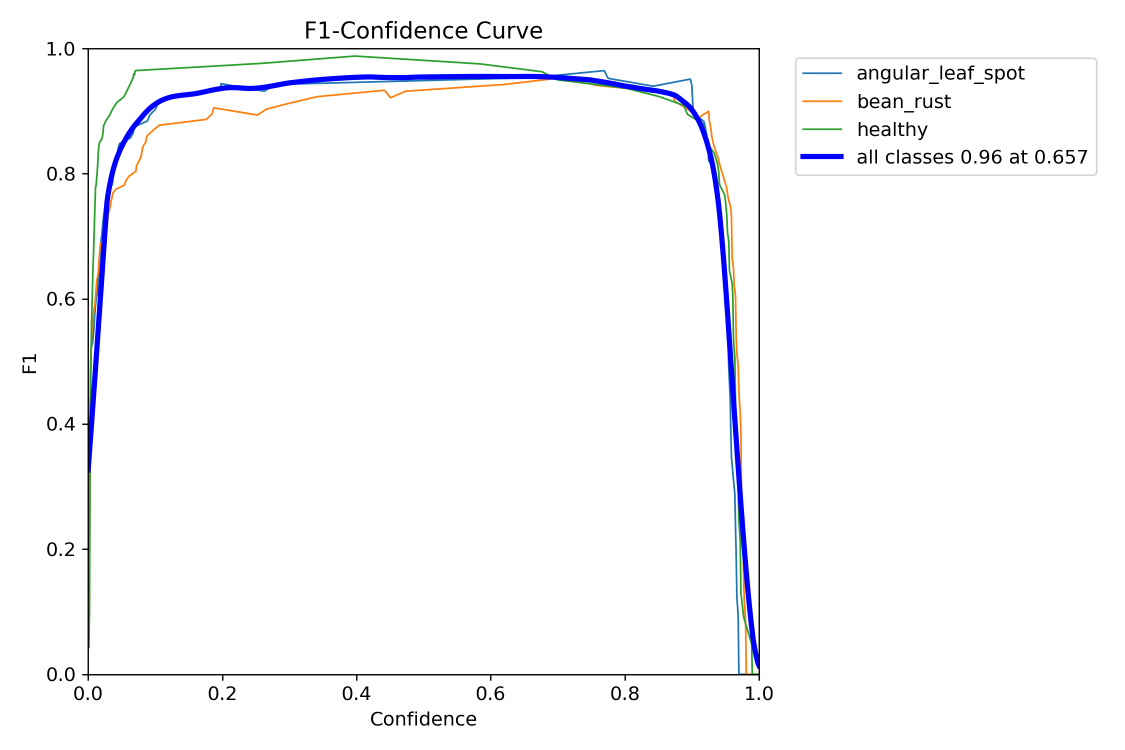
#> input picture runs/detect/val/F1_curve.png, 2250 x 1500 px (shown at 1/2 size)
$ python -i preprocess.py   (imports and definitions only)
#> lines starting #> are read from the running program, lines starting #| are printed output that depends on the picture
"""
Dataset Preparation Script
Converts PlantVillage folder structure → YOLO format
"""

import os
import re
import random
import json
from pathlib import Path
from PIL import Image

# ── Config ──────────────────────────────────────────────
RAW_DIR  = "dataset/raw/PlantVillage/PlantVillage"
OUT_DIR  = "dataset/processed"
SPLIT    = (0.70, 0.20, 0.10)
IMG_SIZE = 224
SEED     = 42
# [1 line not run here, left out]

# ── Classes ──────────────────────────────────────────────
CLASSES = [
    "Tomato_Early_blight",
    "Tomato_Late_blight",
    "Tomato_Leaf_Mold",
    "Tomato_Bacterial_spot",
    "Tomato_Septoria_leaf_spot",
    "Tomato_Spider_mites_Two_spotted_spider_mite",
    "Tomato__Target_Spot",
    "Tomato__Tomato_mosaic_virus",
    "Tomato__Tomato_YellowLeaf__Curl_Virus",
    "Tomato_healthy",
    "Potato___Early_blight",
    "Potato___Late_blight",
    "Potato___healthy",
    "Pepper__bell___Bacterial_spot",
    "Pepper__bell___healthy",
]

# [31 lines left out: functions sanitize_filename, create_dirs, get_all_images, make_yolo_label, not called in this run]

def split_and_copy(all_images):
    random.shuffle(all_images)
    n       = len(all_images)
    n_train = int(n * SPLIT[0])
    n_val   = int(n * SPLIT[1])
    splits  = {
        "train": all_images[:n_train],
        "val"  : all_images[n_train:n_train + n_val],
        "test" : all_images[n_train + n_val:]
    }

    for split_name, items in splits.items():
        print(f"\n📁 Processing {split_name} ({len(items)} images)...")
        for img_path, class_idx in items:
            class_name = CLASSES[class_idx]

            # ── sanitize the filename ──────────────────
            safe_stem = sanitize_filename(img_path.stem)

            # ── DenseNet folder (class subfolders) ─────
            clf_dir = Path(f"{OUT_DIR}/{split_name}/images/{class_name}")
            clf_dir.mkdir(parents=True, exist_ok=True)

            # ── YOLO folders (flat) ────────────────────
            yolo_img_dir = Path(f"{OUT_DIR}/{split_name}/yolo_images")
            yolo_lbl_dir = Path(f"{OUT_DIR}/{split_name}/labels")

            try:
                img     = Image.open(img_path).convert("RGB")
                img_clf  = img.resize((224, 224))
                img_yolo = img.resize((IMG_SIZE, IMG_SIZE))

                # Save for DenseNet
                img_clf.save(clf_dir / f"{safe_stem}.jpg", "JPEG", quality=90)

                # Save for YOLO
                img_yolo.save(yolo_img_dir / f"{safe_stem}.jpg", "JPEG", quality=90)

                # Save YOLO label
                lbl_path = yolo_lbl_dir / f"{safe_stem}.txt"
                lbl_path.write_text(make_yolo_label(class_idx))

            except Exception as e:
                print(f"  ⚠️  Skipping {img_path.name}: {e}")
                continue

    print("\n✅ Split complete!")
    for s, items in splits.items():
        print(f"   {s}: {len(items)} images")

# [19 lines left out: functions make_yaml, save_class_names, not called in this run]

# [9 lines not run here, left out]

>>> import cv2
>>> picture = cv2.imread('../runs/detect/val/F1_curve.png', cv2.IMREAD_GRAYSCALE)
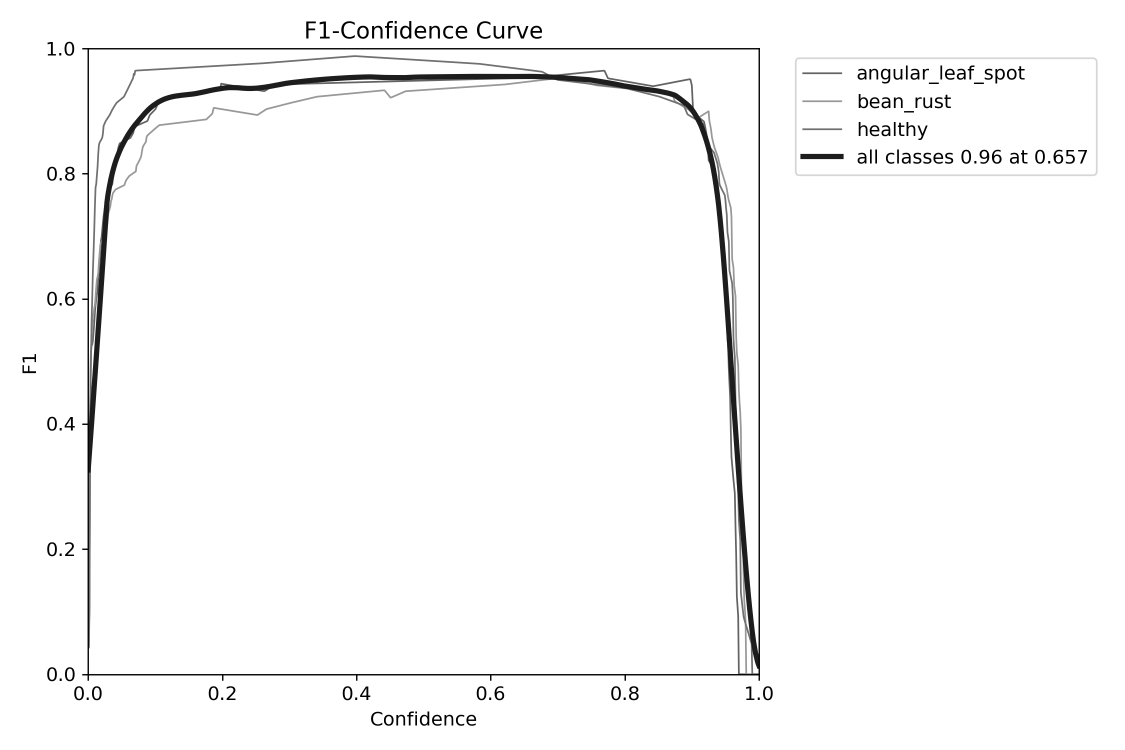
#> picture: shape (1500, 2250) (shown at 1/2 size); min 0, max 255, mean 249.2
>>> result = split_and_copy(picture)
#> in split_and_copy, `random.shuffle(all_images)`:
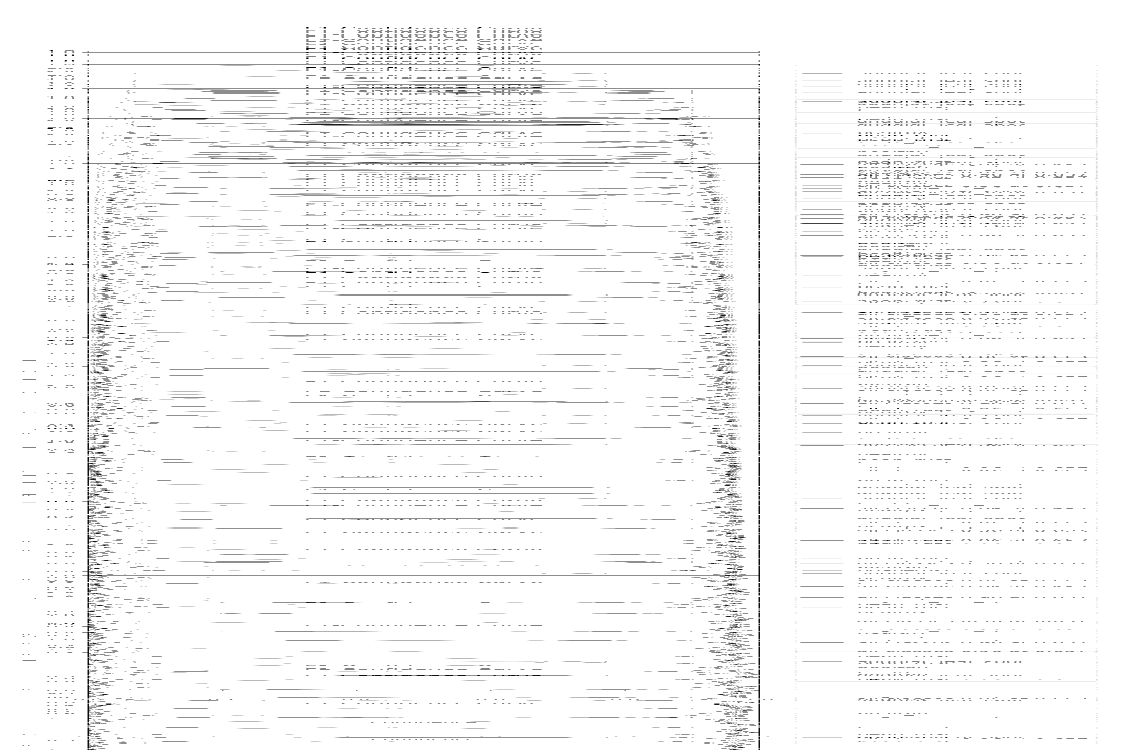
#> all_images: shape (1500, 2250) (shown at 1/2 size); min 0, max 255, mean 247
#> in split_and_copy, `n       = len(all_images)`: n = 1500
#> in split_and_copy, `n_train = int(n * SPLIT[0])`: n_train = 1050
#> in split_and_copy, `n_val   = int(n * SPLIT[1])`: n_val = 300
#> (printed output is left out)
#> (the run stopped early here; a loop or call above may not have finished)

$ run again, on runs/detect/val/confusion_matrix.png
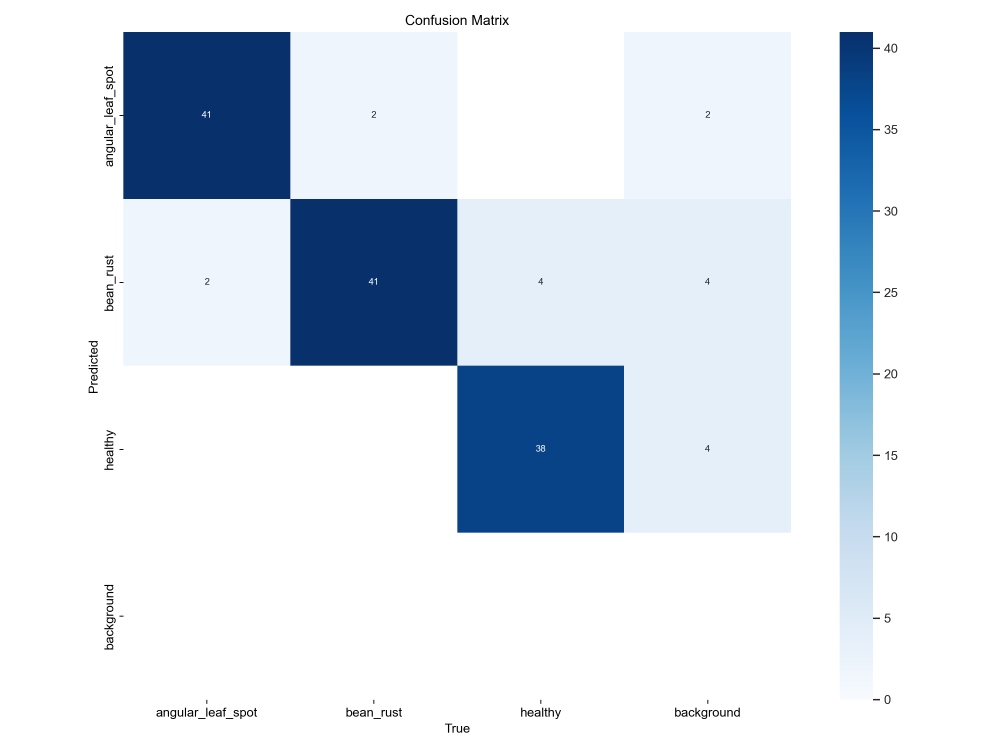
#> input picture runs/detect/val/confusion_matrix.png, 3000 x 2250 px (shown at 1/3 size)
#> `picture = cv2.imread('../runs/detect/val/F1_curve.png', cv2.IMREAD_GRA..`:
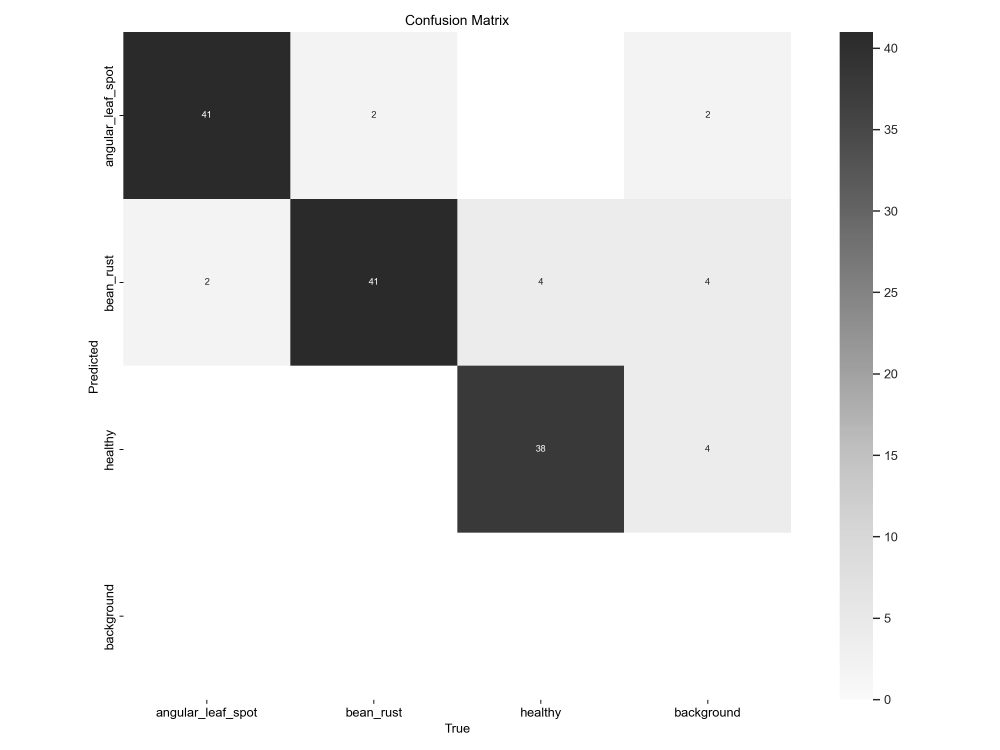
#> picture: shape (2250, 3000) (shown at 1/3 size); min 0, max 255, mean 224.6
#> in split_and_copy, `random.shuffle(all_images)`:
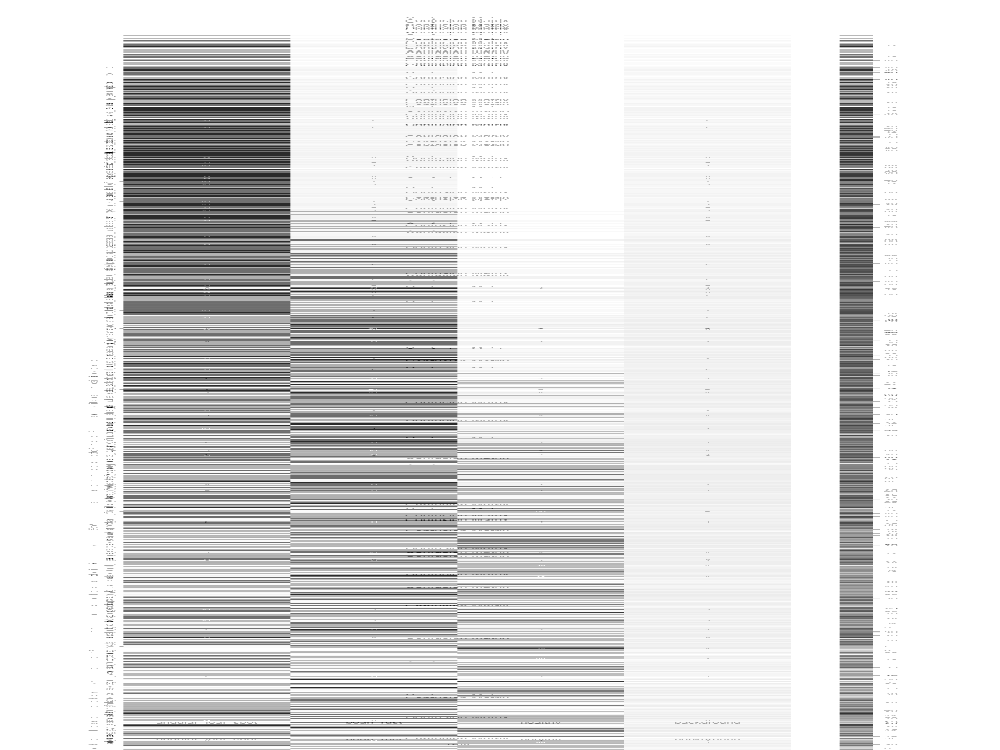
#> all_images: shape (2250, 3000) (shown at 1/3 size); min 0, max 255, mean 219.4
#> n = 2250
#> n_train = 1575
#> n_val = 450
#> (printed output is left out)
